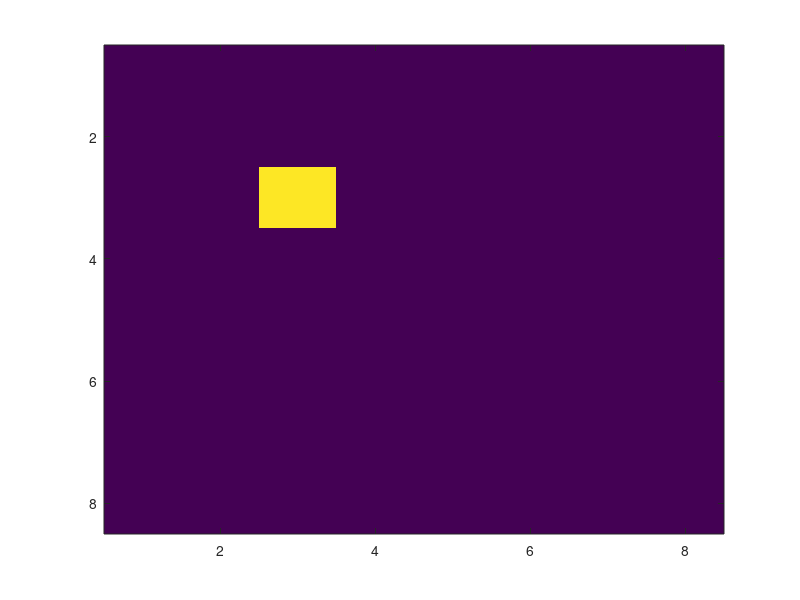

Write MATLAB code to recreate this figure.
%Jakub Maslowski egyjm6@nottingham.ac.uk
clear

a=zeros(8,8)
a(3,3)=1

imagesc(a)

len=size(a)

x_len=8
y_len=8
for x=1:x_len
    for y=1:y_len
        a(y,x)=1
        g=sprintf('At the value x=%f, y=%f the value of a=%f',x,y,a(y,x));
        if a(y,x)==1
            h=sprintf('A gas particle exists at x=%f, y=%f',a(x),a(y));      
            disp(h)
        end
        disp(g)
    end
end         %this uses iteration to go over each value in the array and changes it to 1




